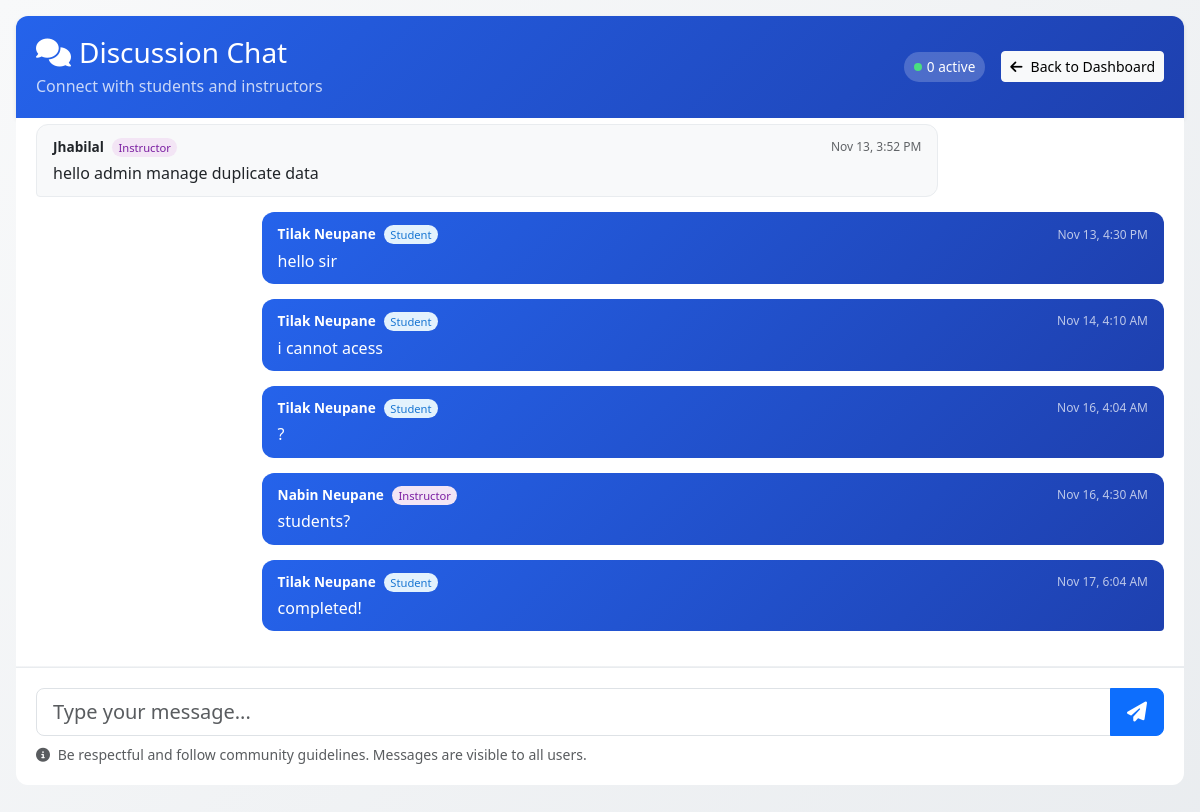
Page /portal1.php (signed in) on the committed database.
### tables this page shows
CREATE TABLE `chat_messages` (
  `message_id` int(11) NOT NULL,
  `sender_id` int(11) NOT NULL,
  `sender_name` varchar(100) NOT NULL,
  `sender_role` enum('student','instructor','admin') NOT NULL,
  `message` text NOT NULL,
  `timestamp` timestamp NOT NULL DEFAULT current_timestamp(),
  `is_deleted` tinyint(1) DEFAULT 0
);

### portal1.php (the view, shortened to what this page needs)
<?php
$db = getDB();
$user_id = $_SESSION['user_id'];
$user_role = $_SESSION['role'];
$createTable = "CREATE TABLE IF NOT EXISTS chat_messages (
    message_id INT AUTO_INCREMENT PRIMARY KEY,
    sender_id INT NOT NULL,
    sender_name VARCHAR(100) NOT NULL,
    sender_role ENUM('student', 'instructor', 'admin') NOT NULL,
    message TEXT NOT NULL,
    timestamp TIMESTAMP DEFAULT CURRENT_TIMESTAMP,
    is_deleted BOOLEAN DEFAULT FALSE,
    INDEX idx_timestamp (timestamp)
) ENGINE=InnoDB DEFAULT CHARSET=utf8mb4 COLLATE=utf8mb4_unicode_ci";
$db->query($createTable);
$messages = [];
$stmt = $db->prepare("SELECT * FROM chat_messages WHERE is_deleted = FALSE ORDER BY timestamp DESC LIMIT 50");
if ($stmt) {
    $stmt->execute();
    $result = $stmt->get_result();
    while ($row = $result->fetch_assoc()) {
        $messages[] = $row;
    }
}
$messages = array_reverse($messages);
$onlineStmt = $db->prepare("SELECT COUNT(DISTINCT sender_id) as count FROM chat_messages WHERE timestamp > DATE_SUB(NOW(), INTERVAL 15 MINUTE)");
$onlineCount = 0;
if ($onlineStmt) {
    $onlineStmt->execute();
    $result = $onlineStmt->get_result();
    $onlineCount = $result->fetch_assoc()['count'];
}
?>
<!DOCTYPE html>
<html lang="en">
<head>
    <link href="https://cdn.jsdelivr.net/npm/bootstrap@5.3.3/dist/css/bootstrap.min.css" rel="stylesheet">
    <link rel="stylesheet" href="https://cdnjs.cloudflare.com/ajax/libs/font-awesome/6.5.0/css/all.min.css">
</head>
<body>
    <div class="container-fluid p-3">
        <div class="chat-container">
            <div class="chat-header">
                <div class="d-flex justify-content-between align-items-center">
                    <div>
                        <h3 class="mb-1">
                            <i class="fas fa-comments me-2"></i>Discussion Chat
                        </h3>
                        <p class="mb-0 opacity-75">Connect with students and instructors</p>
                    </div>
                    <div class="d-flex align-items-center gap-3">
                        <div class="online-indicator">
                            <div class="online-dot"></div>
                            <?php echo $onlineCount; ?> active
                        </div>
                        <a href="<?php
                            switch($user_role) {
                                case 'student':
                                    echo 'Student/student_dashboard.php';
                                    break;
                            }
                        ?>" class="btn btn-light btn-sm">
                            <i class="fas fa-arrow-left me-2"></i>Back to Dashboard
                        </a>
                    </div>
                </div>
            </div>
            <div class="chat-messages" id="chatMessages">
                <?php if (empty($messages)): ?>
                    <div class="empty-chat">
                        <i class="fas fa-comments fa-4x mb-3"></i>
                        <h5>Start the Conversation!</h5>
                        <p>Be the first to send a message in this discussion.</p>
                    </div>
                <?php else: ?>
                    <?php foreach ($messages as $message): ?>
                        <div class="message <?php echo ($message['sender_id'] == $user_id) ? 'own' : 'other'; ?>">
                            <div class="message-header">
                                <div>
                                    <span class="sender-name"><?php echo htmlspecialchars($message['sender_name']); ?></span>
                                    <span class="role-badge role-<?php echo $message['sender_role']; ?>">
                                        <?php echo ucfirst($message['sender_role']); ?>
                                    </span>
                                </div>
                                <span class="message-time">
                                    <?php echo date('M j, g:i A', strtotime($message['timestamp'])); ?>
                                </span>
                            </div>
                            <div class="message-text">
                                <?php echo nl2br(htmlspecialchars($message['message'])); ?>
                            </div>
                        </div>
                    <?php endforeach; ?>
                <?php endif; ?>
            </div>
            <div class="chat-input">
                <form method="POST" id="chatForm">
                    <div class="input-group">
                        <input type="text" class="form-control form-control-lg" name="message" id="messageInput"
                               placeholder="Type your message..." maxlength="500" required>
                        <button type="submit" name="send_message" class="btn btn-primary btn-lg">
                            <i class="fas fa-paper-plane"></i>
                        </button>
                    </div>
                    <div class="form-text mt-2">
                        <i class="fas fa-info-circle me-1"></i>
                        Be respectful and follow community guidelines. Messages are visible to all users.
                    </div>
                </form>
            </div>
        </div>
    </div>
</body>
</html>

### portal1.php (style rules this page uses)
:root { --primary-color: #2563eb; --secondary-color: #1e40af; --success-color: #059669; --warning-color: #d97706; --danger-color: #dc2626; }
body { background: linear-gradient(135deg, #f8f9fa 0%, #e9ecef 100%); font-family: 'Segoe UI', Tahoma, Geneva, Verdana, sans-serif; }
.chat-container { max-width: 1200px; margin: 0 auto; height: 100vh; display: flex; flex-direction: column; }
.chat-header { background: linear-gradient(135deg, var(--primary-color), var(--secondary-color)); color: white; padding: 20px; border-radius: 12px 12px 0 0; box-shadow: 0 2px 4px rgba(0, 0, 0, 0.1); }
.chat-messages { flex: 1; overflow-y: auto; padding: 20px; background: white; max-height: 60vh; }
.message { margin-bottom: 15px; padding: 12px 16px; border-radius: 12px; max-width: 80%; position: relative; }
.message.own { background: linear-gradient(135deg, var(--primary-color), var(--secondary-color)); color: white; margin-left: auto; border-bottom-right-radius: 4px; }
.message.other { background: #f8f9fa; border: 1px solid #e9ecef; margin-right: auto; border-bottom-left-radius: 4px; }
.message-header { display: flex; justify-content: space-between; align-items: center; margin-bottom: 5px; font-size: 0.85rem; }
.sender-name { font-weight: 600; }
.role-badge { font-size: 0.7rem; padding: 2px 6px; border-radius: 10px; margin-left: 5px; }
.role-student { background: #e3f2fd; color: #1976d2; }
.role-instructor { background: #f3e5f5; color: #7b1fa2; }
.message-time { opacity: 0.7; font-size: 0.75rem; }
.message-text { line-height: 1.4; word-wrap: break-word; }
.chat-input { background: white; padding: 20px; border-top: 1px solid #e9ecef; border-radius: 0 0 12px 12px; }
.online-indicator { display: inline-flex; align-items: center; background: rgba(255, 255, 255, 0.2); padding: 5px 10px; border-radius: 15px; font-size: 0.85rem; }
.online-dot { width: 8px; height: 8px; background: #4ade80; border-radius: 50%; margin-right: 5px; animation: pulse 2s infinite; }

### rows in the picture
chat_messages: sender_name "Jhabilal", sender_role "Instructor", timestamp "Nov 13, 3:52 PM", message "hello admin manage duplicate data"
chat_messages: sender_name "Tilak Neupane", sender_role "Student", timestamp "Nov 13, 4:30 PM", message "hello sir"
chat_messages: sender_name "Tilak Neupane", sender_role "Student", timestamp "Nov 14, 4:10 AM", message "i cannot acess"
chat_messages: sender_name "Tilak Neupane", sender_role "Student", timestamp "Nov 16, 4:04 AM", message "?"
chat_messages: sender_name "Nabin Neupane", sender_role "Instructor", timestamp "Nov 16, 4:30 AM", message "students?"
chat_messages: sender_name "Tilak Neupane", sender_role "Student", timestamp "Nov 17, 6:04 AM", message "completed!"

### other values in the picture
$onlineCount "0"
